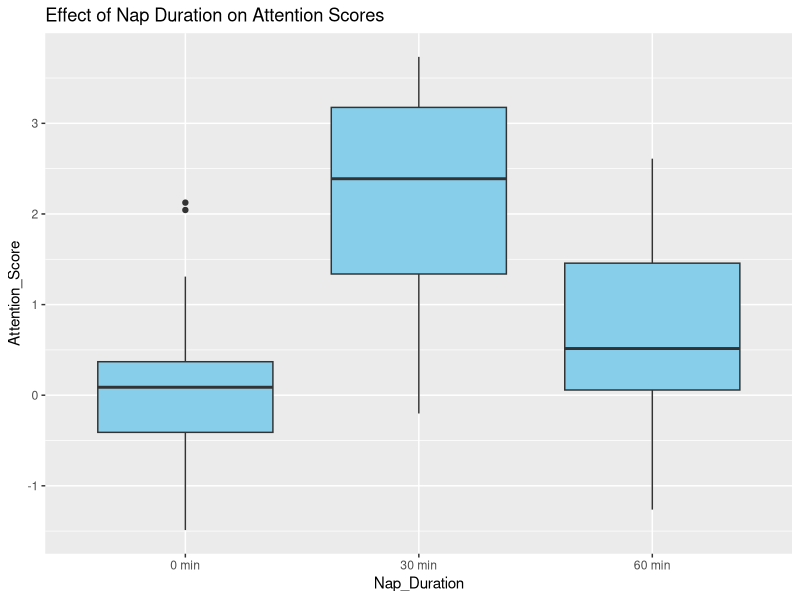
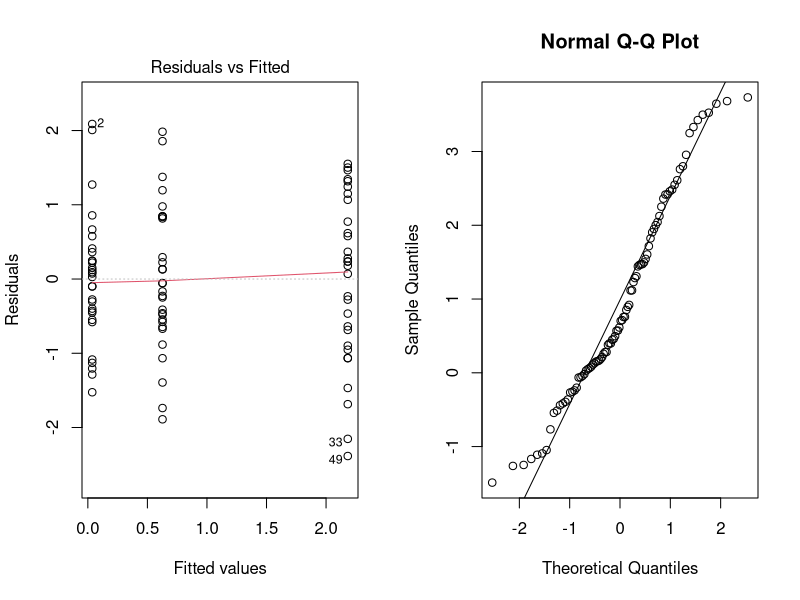

R code for these plots, in order:
## ---- chunk 1
# Factorial Design Representation
df = data.frame(
  Nap_Duration = factor(rep(c("0 min", "30 min", "60 min"), each=3)),
  Caffeine = factor(rep(c("Water", "Tea", "Coffee"), times=3))
)
knitr::kable(df)
## ---- chunk 2
library(ggplot2)
# Simulated Data
data <- data.frame(
  Nap_Duration = rep(c("0 min", "30 min", "60 min"), each = 30),
  Attention_Score = c(rnorm(30, 0, 1), rnorm(30, 2, 1), rnorm(30, 1, 1))
)
# Boxplot
ggplot(data, aes(x=Nap_Duration, y=Attention_Score)) +
  geom_boxplot(fill="skyblue") +
  labs(title="Effect of Nap Duration on Attention Scores")
## ---- chunk 3
library(car)
# Simulated ANOVA Results
aov_results <- data.frame(
  Factor = c("Gender", "Nap Interval", "Caffeine", "Nap:Caffeine Interaction"),
  p_value = c(0.7586, 0.0186, 0.6757, 0.1103)
)
knitr::kable(aov_results)
## ---- chunk 4
# Simulated Tukey HSD Results
tukey_results <- data.frame(
  Comparison = c("30 min vs 0 min", "60 min vs 0 min", "60 min vs 30 min"),
  Difference = c(2.23, 1.59, -0.64),
  p_value = c(0.017, 0.12, 0.709)
)
knitr::kable(tukey_results)
## ---- chunk 5
par(mfrow=c(1,2))
plot(lm(Attention_Score ~ Nap_Duration, data=data), which=1)
qqnorm(data$Attention_Score); qqline(data$Attention_Score)
